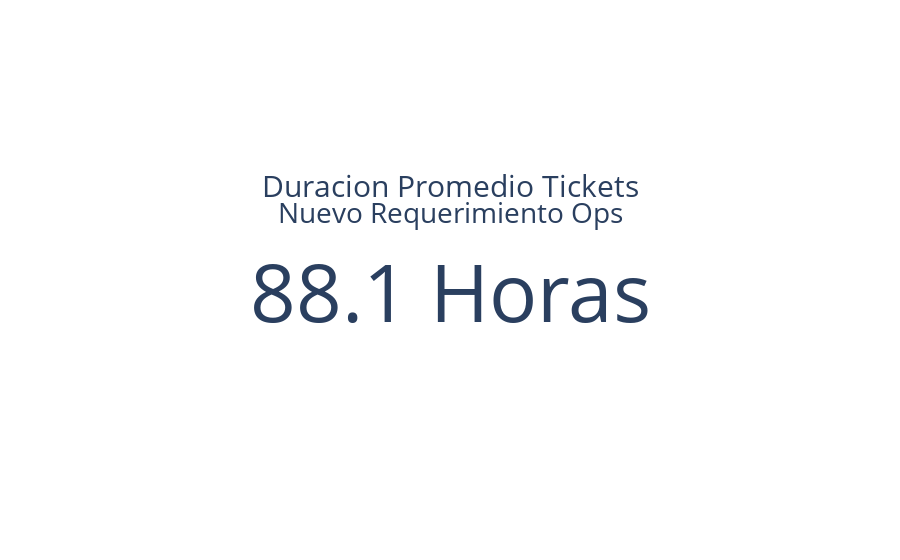

Notebook code for this chart:
### Code cell
# Tarjeta que muestra la duracion promedio de los tickets de Nuevo Requerimiento recibidos por Operaciones

fig = go.Figure()

fig.add_trace(go.Indicator(
    mode = "number",
    value = tickets_req_ops_time[tickets_req_ops_time['t_resuelto'] == True].describe()['Duracion_Ticket_horas']['mean'],
    number = {'suffix' : ' Horas'},
    title = {"text": "<span style='font-size:1.5em'>Duracion Promedio Tickets</span><br><span style='font-size:1.4em'>Nuevo Requerimiento Ops</span><br>"},
    domain = {'x': [1, 1], 'y': [1, 1]}))

### Figure 1 — Plotly figure (JSON) as saved in the notebook; plotly's stock layout.template omitted (floating-point values rounded to 4 significant figures)
{"data": [{"domain": {"x": [1, 1], "y": [1, 1]}, "mode": "number", "number": {"suffix": " Horas"}, "title": {"text": "<span style='font-size:1.5em'>Duracion Promedio Tickets</span><br><span style='font-size:1.4em'>Nuevo Requerimiento Ops</span><br>"}, "type": "indicator", "value": 88.13}], "layout": {}}
